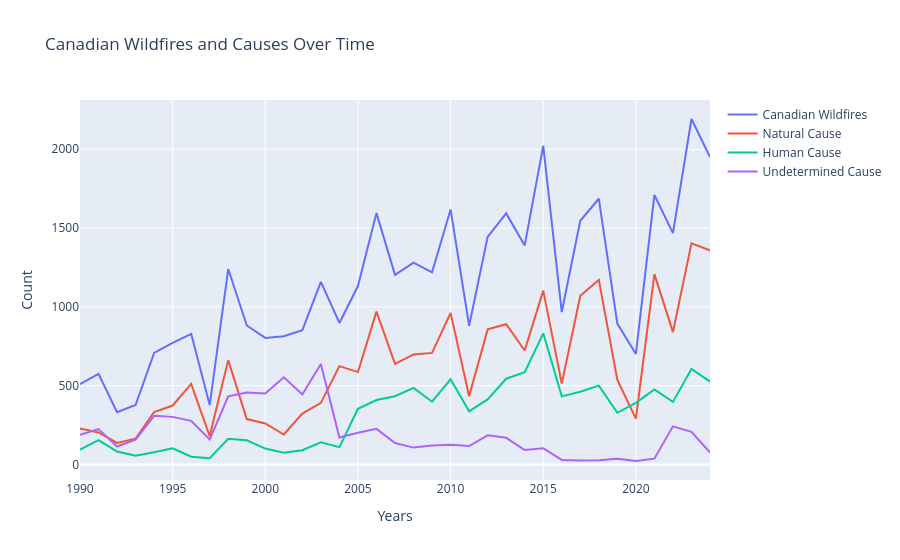

Here is the notebook cell this chart was saved with:
### Markdown cell above
### Canada

### Code cell
fig = go.Figure()

fig.update_layout(
    title_text = "Canadian Wildfires and Causes Over Time",
    xaxis_title = "Years",
    yaxis_title = "Count"
)

fig.add_trace( go.Scatter(
    x = nbac_yearly["Year"],
    y = nbac_yearly["fires_n"],
    name = "Canadian Wildfires",
    showlegend = True,

    customdata = (np.column_stack([
        nbac_yearly["natural_pct"],
        nbac_yearly["human_pct"],
        nbac_yearly["undetermined_pct"]
    ])),

    hovertemplate = (
        "Year: %{x}"
        "<br>Count: %{y}"
        "<br>Natural Cause: %{customdata[0]:.2f} %"
        "<br>Human Cause: %{customdata[1]:.2f} %"
        "<br>Undetermined Cause: %{customdata[2]:.2f} %"
    )

))

fig.add_trace(go.Scatter(
    x = nbac_yearly["Year"],
    y = nbac_yearly['natural_cause'],
    name = "Natural Cause",

    customdata = (
        nbac_yearly["natural_pct"]),


    hovertemplate = (
        "Year: %{x}"
        "<br>Count: %{y}"
        "<br>Natural Cause: %{customdata:.2f} %"
    )
    
))

fig.add_trace(go.Scatter(
    x = nbac_yearly["Year"],
    y = nbac_yearly["human_cause"],
    name = "Human Cause",
    
    customdata = (
        nbac_yearly["human_pct"]),


    hovertemplate = (
        "Year: %{x}"
        "<br>Count: %{y}"
        "<br>Human Cause: %{customdata:.2f} %"
    )
))

fig.add_trace(go.Scatter(
    x = nbac_yearly["Year"],
    y = nbac_yearly["undetermined_cause"],
    name = "Undetermined Cause",
    
    customdata = (
        nbac_yearly["undetermined_pct"]),


    hovertemplate = (
        "Year: %{x}"
        "<br>Count: %{y}"
        "<br>Undetermined Cause: %{customdata:.2f} %"
    )
))
fig.show()

### Figure 1 — Plotly figure (JSON) as saved in the notebook; plotly's stock layout.template omitted (floating-point values rounded to 4 significant figures)
{"data": [{"customdata": [[44.99, 18.47, 37.13], [35.3, 26.78, 39.13], [41.39, 24.77, 34.44], [43.5, 14.85, 41.91], [47.03, 11.02, 43.64], [48.45, 13.34, 39.12], [61.64, 5.911, 33.41], [47.75, 10.61, 42.18], [53.39, 13.15, 34.84], [32.65, 17.35, 51.81], [32.38, 12.58, 56.04], [23.34, 9.214, 67.94], [37.91, 10.56, 52.11], [33.77, 12.09, 55.01], [69.49, 12.25, 19.04], [51.77, 31.18, 17.76], [60.82, 25.64, 14.17], [53.03, 35.99, 11.31], [54.49, 37.94, 8.353], [58.08, 32.65, 9.926], [59.46, 33.37, 7.726], [49.2, 38.3, 13.3], [59.35, 28.6, 12.81], [55.87, 34.15, 10.61], [52.01, 42.16, 6.619], [54.55, 41.15, 5.094], [53.05, 44.67, 2.999], [69.28, 29.82, 1.617], [69.45, 29.66, 1.601], [59.96, 36.69, 4.027], [41.51, 55.78, 3.138], [70.64, 27.84, 2.164], [57.22, 27.04, 16.49], [64.01, 27.65, 9.443], [69.64, 26.97, 3.897]], "hovertemplate": "Year: %{x}<br>Count: %{y}<br>Natural Cause: %{customdata[0]:.2f} %<br>Human Cause: %{customdata[1]:.2f} %<br>Undetermined Cause: %{customdata[2]:.2f} %", "name": "Canadian Wildfires", "showlegend": true, "type": "scatter", "x": [1990, 1991, 1992, 1993, 1994, 1995, 1996, 1997, 1998, 1999, 2000, 2001, 2002, 2003, 2004, 2005, 2006, 2007, 2008, 2009, 2010, 2011, 2012, 2013, 2014, 2015, 2016, 2017, 2018, 2019, 2020, 2021, 2022, 2023, 2024], "y": [509, 575, 331, 377, 708, 772, 829, 377, 1240, 882, 803, 814, 852, 1158, 898, 1132, 1595, 1203, 1281, 1219, 1618, 880, 1444, 1593, 1390, 2022, 967, 1546, 1686, 894, 701, 1710, 1468, 2192, 1950]}, {"customdata": [44.99, 35.3, 41.39, 43.5, 47.03, 48.45, 61.64, 47.75, 53.39, 32.65, 32.38, 23.34, 37.91, 33.77, 69.49, 51.77, 60.82, 53.03, 54.49, 58.08, 59.46, 49.2, 59.35, 55.87, 52.01, 54.55, 53.05, 69.28, 69.45, 59.96, 41.51, 70.64, 57.22, 64.01, 69.64], "hovertemplate": "Year: %{x}<br>Count: %{y}<br>Natural Cause: %{customdata:.2f} %", "name": "Natural Cause", "type": "scatter", "x": [1990, 1991, 1992, 1993, 1994, 1995, 1996, 1997, 1998, 1999, 2000, 2001, 2002, 2003, 2004, 2005, 2006, 2007, 2008, 2009, 2010, 2011, 2012, 2013, 2014, 2015, 2016, 2017, 2018, 2019, 2020, 2021, 2022, 2023, 2024], "y": [229, 203, 137, 164, 333, 374, 511, 180, 662, 288, 260, 190, 323, 391, 624, 586, 970, 638, 698, 708, 962, 433, 857, 890, 723, 1103, 513, 1071, 1171, 536, 291, 1208, 840, 1403, 1358]}, {"customdata": [18.47, 26.78, 24.77, 14.85, 11.02, 13.34, 5.911, 10.61, 13.15, 17.35, 12.58, 9.214, 10.56, 12.09, 12.25, 31.18, 25.64, 35.99, 37.94, 32.65, 33.37, 38.3, 28.6, 34.15, 42.16, 41.15, 44.67, 29.82, 29.66, 36.69, 55.78, 27.84, 27.04, 27.65, 26.97], "hovertemplate": "Year: %{x}<br>Count: %{y}<br>Human Cause: %{customdata:.2f} %", "name": "Human Cause", "type": "scatter", "x": [1990, 1991, 1992, 1993, 1994, 1995, 1996, 1997, 1998, 1999, 2000, 2001, 2002, 2003, 2004, 2005, 2006, 2007, 2008, 2009, 2010, 2011, 2012, 2013, 2014, 2015, 2016, 2017, 2018, 2019, 2020, 2021, 2022, 2023, 2024], "y": [94, 154, 82, 56, 78, 103, 49, 40, 163, 153, 101, 75, 90, 140, 110, 353, 409, 433, 486, 398, 540, 337, 413, 544, 586, 832, 432, 461, 500, 328, 391, 476, 397, 606, 526]}, {"customdata": [37.13, 39.13, 34.44, 41.91, 43.64, 39.12, 33.41, 42.18, 34.84, 51.81, 56.04, 67.94, 52.11, 55.01, 19.04, 17.76, 14.17, 11.31, 8.353, 9.926, 7.726, 13.3, 12.81, 10.61, 6.619, 5.094, 2.999, 1.617, 1.601, 4.027, 3.138, 2.164, 16.49, 9.443, 3.897], "hovertemplate": "Year: %{x}<br>Count: %{y}<br>Undetermined Cause: %{customdata:.2f} %", "name": "Undetermined Cause", "type": "scatter", "x": [1990, 1991, 1992, 1993, 1994, 1995, 1996, 1997, 1998, 1999, 2000, 2001, 2002, 2003, 2004, 2005, 2006, 2007, 2008, 2009, 2010, 2011, 2012, 2013, 2014, 2015, 2016, 2017, 2018, 2019, 2020, 2021, 2022, 2023, 2024], "y": [189, 225, 114, 158, 309, 302, 277, 159, 432, 457, 450, 553, 444, 637, 171, 201, 226, 136, 107, 121, 125, 117, 185, 169, 92, 103, 29, 25, 27, 36, 22, 37, 242, 207, 76]}], "layout": {"title": {"text": "Canadian Wildfires and Causes Over Time"}, "xaxis": {"title": {"text": "Years"}}, "yaxis": {"title": {"text": "Count"}}}}
